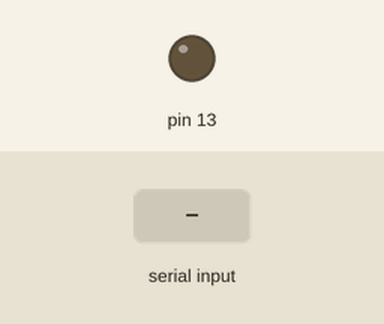
Bench run of a sketch on a simulated Arduino Uno, built with avr-gcc and run on an emulated ATmega328P. On the bench: output pins drawn as LEDs (lit = HIGH). The test bench sets the inputs (shaded band).

Above: at 1.2 s.
1.3 s: "1" received over Serial
At 1.7 s:
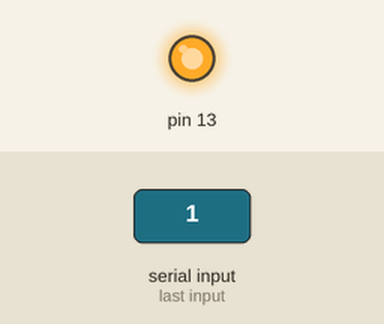
2.8 s: "0" received over Serial
At 4.1 s:
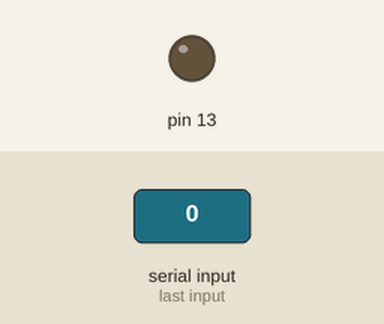
Timing chart, 0 to 5.8 s (numbered marks = the images above; inputs shaded):
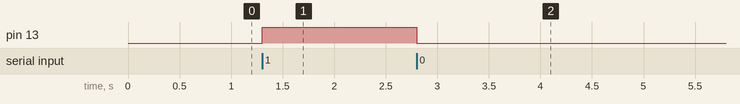

Measured:
- after the input at 1.3 s, pin 13: LOW → HIGH at once
- after the input at 2.8 s, pin 13: HIGH → LOW at once

The sketch:

serialReadOn.ino
```cpp
char chara = 0;
void setup(){
 Serial.begin(9600);
 pinMode(13, OUTPUT);
}

void loop(){
 if (Serial.available() > 0) {
    chara = Serial.read();
    digitalWrite(13, chara=='1'?HIGH:LOW);
  }
}
```
